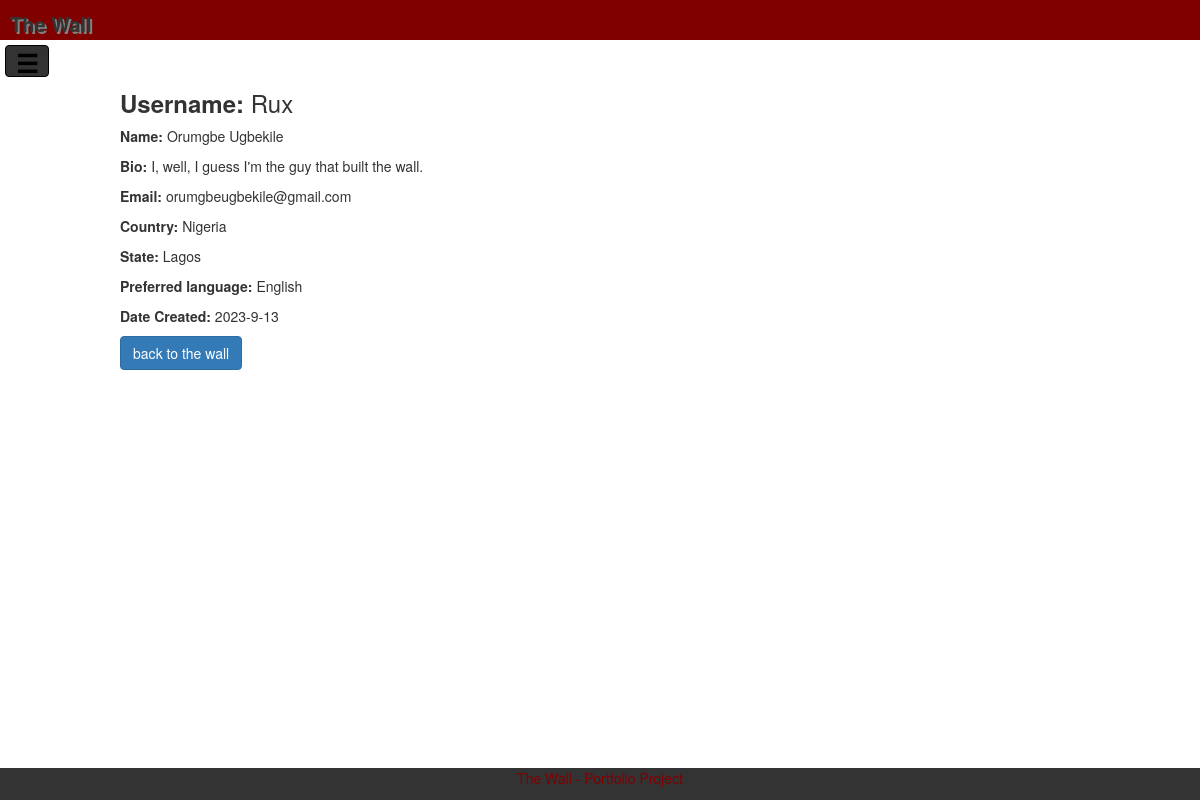
Screenshot of /profile/Rux (signed in) with the database file from the repository.
### wall/models.py (models this page shows, shortened)
class User(db.Model, UserMixin):
    id = db.Column(db.Integer, primary_key=True)
    fname = db.Column(db.String(25), nullable=False)
    lname = db.Column(db.String(25), nullable=False)
    username = db.Column(db.String(20), nullable=False)
    email = db.Column(db.String(100), nullable=False)
    password = db.Column(db.String(100), nullable=False)
    bio = db.Column(db.Text, nullable=True)
    country = db.Column(db.String(45), nullable=True)
    state = db.Column(db.String(45), nullable=True)
    pref_lang = db.Column(db.String(20), nullable=True)
    created_at = db.Column(db.DateTime, default=datetime.utcnow)
    posts = db.relationship("Post", backref="user", lazy=True,
                            cascade="all, delete-orphan")

### wall/routes.py (the view)
@app.route('/profile/', strict_slashes=False)
@app.route('/profile/<username>', strict_slashes=False)
@login_required
def profile(username=None):
    if username:
        with app.app_context():
            user = User.query.filter_by(username=username).first()
        db.session.close()
        if user:
            return render_template("profile.html", user=user)
        else:
            return "This user does not exist"
    else:
        return render_template("profile.html", user=current_user)

### wall/models.py (called while the page is built)
@login_manager.user_loader
def load_user(user_id):
    return User.query.get(int(user_id))

### wall/templates/profile.html (shortened to what this page needs)
{% extends 'layout.html' %}
{% block link %}
	<link rel="stylesheet" href="https://maxcdn.bootstrapcdn.com/bootstrap/3.4.1/css/bootstrap.min.css">
{% endblock link %}
{% block main %}
	<div class="content-section">
		<h3><b>Username:</b> {{ user.username }}</h3>
		<p><b>Name:</b> {{ user.fname }} {{ user.lname }}</p>
		<p><b>Bio:</b> {{ user.bio }}</p>
		<p><b>Email:</b> {{ user.email }}</p>
		<p><b>Country:</b> {{ user.country }}</p>
		<p><b>State:</b> {{ user.state }}</p>
		<p><b>Preferred language:</b> {{ user.pref_lang }}</p>
		<p><b>Date Created:</b> {{ user.created_at.year }}-{{ user.created_at.month }}-{{ user.created_at.day }}</p>
		{% if current_user.username == user.username %}
			<a class="btn btn-primary" href="{{ url_for('updateprofile') }}">Edit profile</a>
			<button type="button" class="btn btn-danger" data-toggle="modal" data-target="#deleteModal">
				Delete profile
			</button>
			<div class="modal fade" id="deleteModal" tabindex="-1" role="dialog" aria-labelledby="deleteModalLabel" aria-hidden="true">
	 	 		<div class="modal-dialog" role="document">
    				<div class="modal-content">
      					<div class="modal-header">
        					<h5 class="modal-title" id="deleteModalLabel">This will permanently delete your profile</h5>
        					<button type="button" class="close" data-dismiss="modal" aria-label="Close">
          						<span aria-hidden="true">&times;</span>
        					</button>
      					</div>
      					<div class="modal-body">
        					Are your sure?
      					</div>
      					<div class="modal-footer">
							<form>
        						<button type="button" class="btn btn-secondary" data-dismiss="modal">Cancel</button>
							</form>
							<form action="{{ url_for('deleteprofile', user_id=user.id) }}" method="POST">
        						<button type="submit" class="btn btn-danger">Confirm</button>
							</form>
      					</div>
    				</div>
  				</div>
			</div>
		{% else %}
			<a class="btn btn-primary" href="{{ url_for('wall') }}">back to the wall</a>
		{% endif %}
	</div>
{% endblock main %}

### wall/static/styles/main.css (style rules this page uses)
body { background-color: white; padding: 0px; margin: 0px; font-family: arial, helvetica, sans-serif; }
div.content-section { width: 60%; margin-top: 50px; margin-left: 10%; }
.btn { color: white; background-color: black; font-weight: bold; padding: 5px 10px; }

### rows the page displays
User: username "Rux", fname "Orumgbe", lname "Ugbekile", bio "I, well, I guess I'm the guy that built the wall.", email "orumgbeugbekile@gmail.com", country "Nigeria", state "Lagos", pref_lang "English", created_at.year "2023", created_at.month "9", created_at.day "13"
